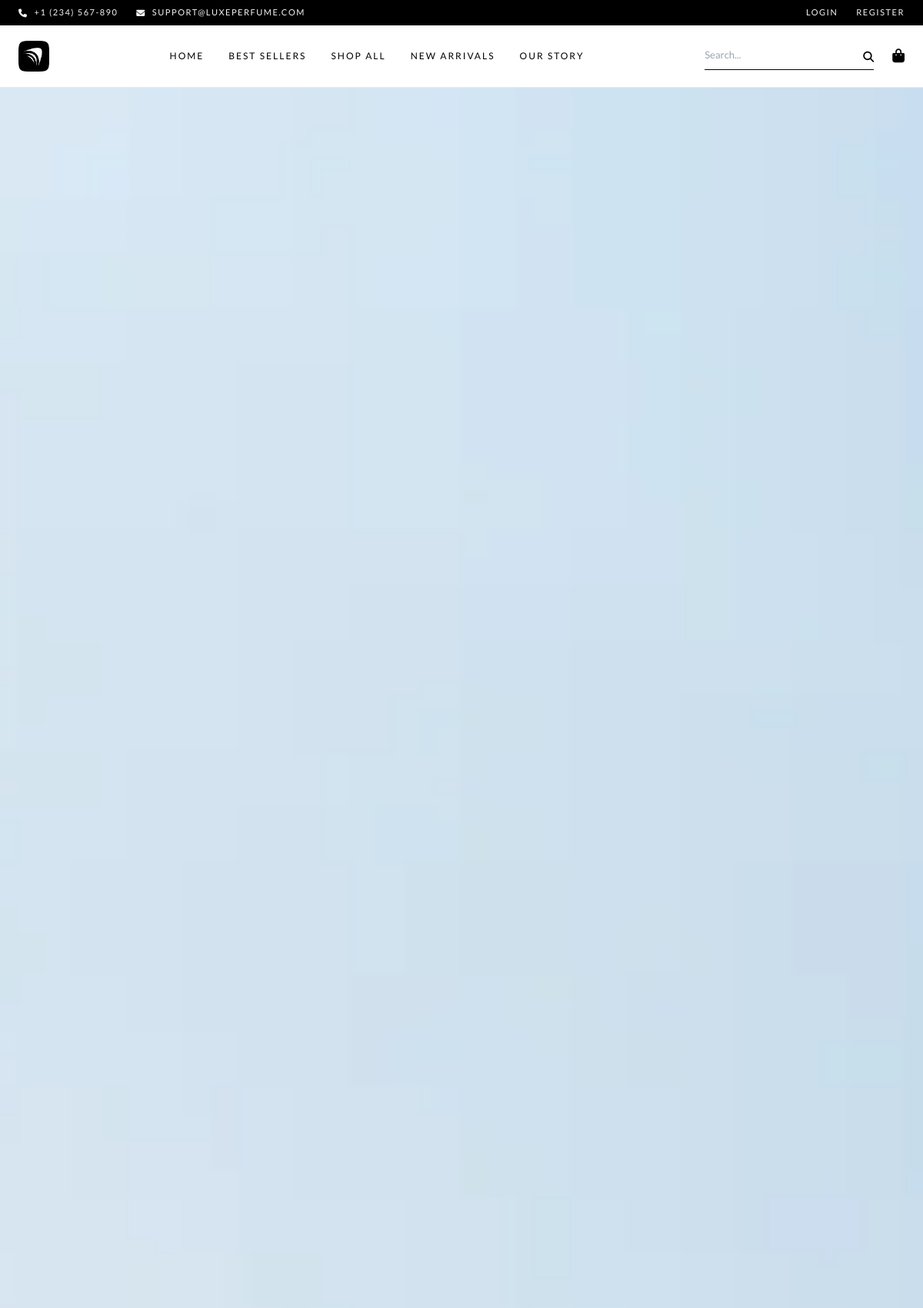
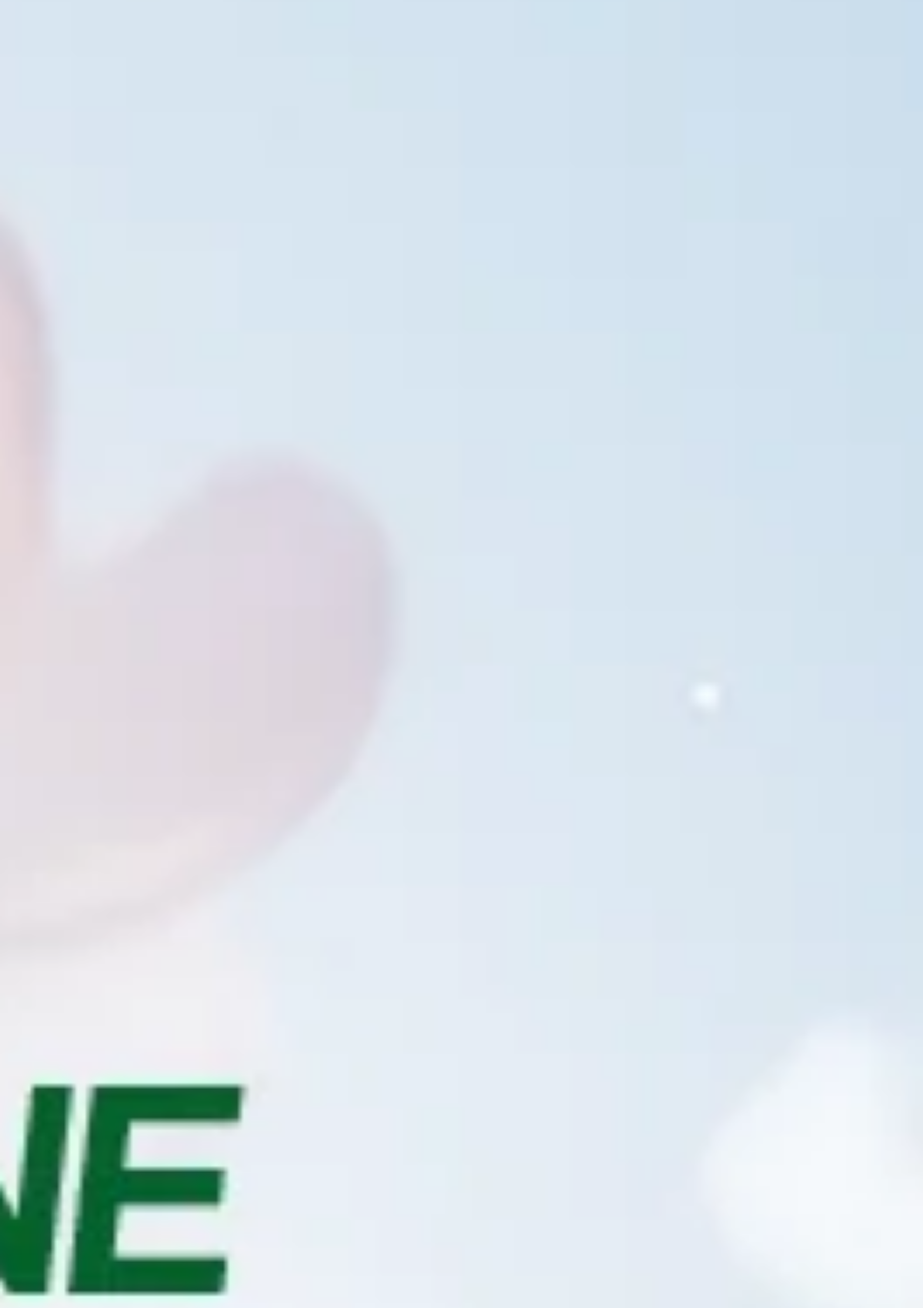
The page / (upper part) on the database its author committed (2 pictures, top to bottom).
### main/models/site_settings.py (models this page shows, shortened)
class PlatformSettings(models.Model):
    logo = models.ImageField(upload_to='site_settings/logo/')
    favicon = models.ImageField(upload_to='site_settings/favicon/')
    title = models.CharField(max_length=255)
    description = models.TextField()
    keywords = models.CharField(max_length=255)
    address = models.CharField(max_length=255)
    phone = models.CharField(max_length=255)
    whatsapp = models.CharField(max_length=255)
    email = models.EmailField()
    facebook = models.URLField()
    twitter = models.URLField()
    instagram = models.URLField()
    linkedin = models.URLField()
    youtube = models.URLField()
    class Meta:
        verbose_name = 'Platform Settings'
        verbose_name_plural = 'Platform Settings'

class NavLinks(models.Model):
    title = models.CharField(max_length=255)
    link = models.CharField(max_length=255)
    display_order = models.PositiveIntegerField(default=0)
    is_active = models.BooleanField(default=True)
    class Meta:
        ordering = ['display_order']

### main/models/home_settings.py (models this page shows, shortened)
class HeroSlide(models.Model):
    big_image = models.ImageField(upload_to='home/hero/')
    small_image = models.ImageField(upload_to='home/hero/', help_text="Mobile image")
    link = models.CharField(max_length=255)
    display_order = models.PositiveIntegerField(default=0)
    is_active = models.BooleanField(default=True)
    class Meta:
        ordering = ['display_order']

### main/views.py (the view)
# urls.py: 2. Add a URL to urlpatterns:  path('', views.home, name='home')
def home(request):
    home_settings = HomeBanner.objects.first()
    hero_items = HeroSlide.objects.filter(is_active=True)
    store_features = StoreFeature.objects.filter(is_active=True)
    sections = ProductSection.objects.filter(is_active=True).order_by('display_order')
    for section in sections:
        if section.search_query:
            qd = QueryDict(section.search_query)
            filters = {'is_active': True}
            if qd.get('category'): filters['category__icontains'] = qd.get('category')
            if qd.get('gender'): filters['gender'] = qd.get('gender')
            if qd.get('type'): filters['concentration'] = qd.get('type')
            if qd.get('new'): filters['is_new_arrival'] = qd.get('new').lower() == 'true'
            if qd.get('bestseller'): filters['is_bestseller'] = qd.get('bestseller').lower() == 'true'
            section.filtered_products = Product.objects.filter(**filters)[:section.max_products]
        else:
            section.filtered_products = section.products.filter(is_active=True)[:section.max_products]
    home_categories = HomeCategory.objects.filter(is_active=True)
    home_reviews = HomeReview.objects.filter(is_active=True)
    faq_sections = FAQSection.objects.filter(is_active=True).prefetch_related('items')
    context = {
        'home_settings': home_settings,
        'hero_items': hero_items,
        'store_features': store_features,
        'sections': sections,
        'home_categories': home_categories,
        'home_reviews': home_reviews,
        'faq_sections': faq_sections,
    }
    return render(request, 'main/home.html', context)

### main/context_processors.py (called while the page is built)
def site_context(request):
    settings = PlatformSettings.objects.first()
    nav_links = NavLinks.objects.filter(is_active=True)
    footer_links = FooterLinks.objects.filter(is_active=True)
    site_settings = SiteSettings.objects.all().first()
    return {
        'platform_settings': settings,
        'nav_links': nav_links,
        'footer_links': footer_links,
        'site_settings': site_settings,
    }

### products/models.py (called while the page is built)
    @property
    def get_main_image(self):
        main_img = self.media.filter(media_type='image', is_main=True).first()
        if not main_img:
            main_img = self.media.filter(media_type='image').first()
        return main_img

### templates/main/home.html (shortened to what this page needs)
{% extends 'base.html' %}
{% block content %}
{% if hero_items %}
<section class="relative w-full h-[85vh] min-h-[500px] bg-gray-50">
    <div class="flex w-full h-full overflow-x-auto snap-x snap-mandatory no-scrollbar" id="heroTrack">
        {% for item in hero_items %}
        <div class="w-full h-full flex-shrink-0 snap-center relative">
            <a href="{{ item.link|default:'#' }}" class="block w-full h-full">
                <picture>
                    <source media="(max-width: 768px)" srcset="{{ item.small_image.url }}">
                    <img src="{{ item.big_image.url }}" alt="Luxe Perfume Hero" class="w-full h-full object-cover block" draggable="false">
                </picture>
            </a>
        </div>
        {% endfor %}
    </div>
</section>
{% else %}
<section class="relative h-[85vh] min-h-[600px] bg-cover bg-center flex items-center justify-center text-center" style="background-image: url('https://images.unsplash.com/photo-1615634260167-c8cdede054de?w=1920');">
</section>
{% endif %}
{% endblock %}

### templates/partials/navbar.html (shortened to what this page needs)
<div class="hidden md:block bg-black text-white py-2 text-[11px] tracking-[1.5px] uppercase">
    <div class="max-w-[1400px] mx-auto px-6 flex justify-between items-center">
        <div class="flex gap-6">
            <a href="tel:+1234567890" class="flex items-center gap-2 text-[#f5f5f5] hover:text-theme_accent transition-colors duration-150">
                <i class="fas fa-phone"></i>
                <span>+1 (234) 567-890</span>
            </a>
            <a href="mailto:support@luxeperfume.com" class="flex items-center gap-2 text-[#f5f5f5] hover:text-theme_accent transition-colors duration-150">
                <i class="fas fa-envelope"></i>
                <span>support@luxeperfume.com</span>
            </a>
        </div>
        <div class="flex gap-6">
            {% if user.is_authenticated %}
            <a href="" class="text-[#f5f5f5] hover:text-theme_accent transition-colors duration-150">
                <span>{{ user.first_name|default:user.email }}</span>
            </a>
            <a href="" class="text-[#f5f5f5] hover:text-theme_accent transition-colors duration-150">
                <span>Logout</span>
            </a>
            {% else %}
            <a href="" class="text-[#f5f5f5] hover:text-theme_accent transition-colors duration-150">
                <span>Login</span>
            </a>
            <a href="" class="text-[#f5f5f5] hover:text-theme_accent transition-colors duration-150">
                <span>Register</span>
            </a>
            {% endif %}
        </div>
    </div>
</div>
<header class="sticky top-0 z-[1000] bg-white/98 bg-white border-b border-[#eaeaea]">
    <div class="max-w-[1400px] mx-auto px-6">
        <div class="flex justify-between items-center py-5">
            <a href="/" class="font-serif text-[28px] font-semibold text-black tracking-[3px] uppercase whitespace-nowrap flex items-center">
                {% if platform_settings.logo %}
                <img class="h-8 md:h-10 w-auto object-contain" src="{{ platform_settings.logo.url }}" alt="Site Logo">
                {% else %}
                {{ platform_settings.title|default:"LUXE" }}<span class="text-[#777777] font-normal">PERFUME</span>
                {% endif %}
            </a>
            <nav class="hidden lg:flex gap-8">
                {% if nav_links %}
                    {% for link in nav_links %}
                    <a href="{{ link.link }}" class="text-[12px] font-normal uppercase tracking-[2px] text-black relative py-2 after:content-[''] after:absolute after:bottom-0 after:left-0 after:w-0 after:h-[1px] after:bg-black after:transition-all hover:after:w-full hover:text-theme_accent">
                        {{ link.title }}
                    </a>
                    {% endfor %}
                {% endif %}
            </nav>
            <div class="flex items-center gap-6">
                <form action="{% url 'products:search' %}" method="GET" class="hidden lg:block relative w-[220px]">
                    <input type="text" name="q" class="w-full py-2 pr-[30px] border-b border-black text-[13px] bg-transparent focus:outline-none focus:border-theme_accent transition-colors" placeholder="Search..." id="searchInput" value="{{ query|default:'' }}">
                    <button type="submit" class="absolute right-0 top-1/2 -translate-y-1/2 text-[14px] text-black hover:text-theme_accent transition-colors">
                        <i class="fas fa-search"></i>
                    </button>
                </form>
                <a href="" class="relative text-[18px] text-black hover:text-theme_accent transition-colors duration-150">
                    <i class="fas fa-shopping-bag"></i>
                </a>
            </div>
        </div>
    </div>
</header>

### rows shown on the page
PlatformSettings: logo (picture)
NavLinks: title "HOME"
NavLinks: title "BEST SELLERS"
NavLinks: title "SHOP ALL"
NavLinks: title "NEW ARRIVALS"
NavLinks: title "OUR STORY"
HeroSlide: big_image (picture)
